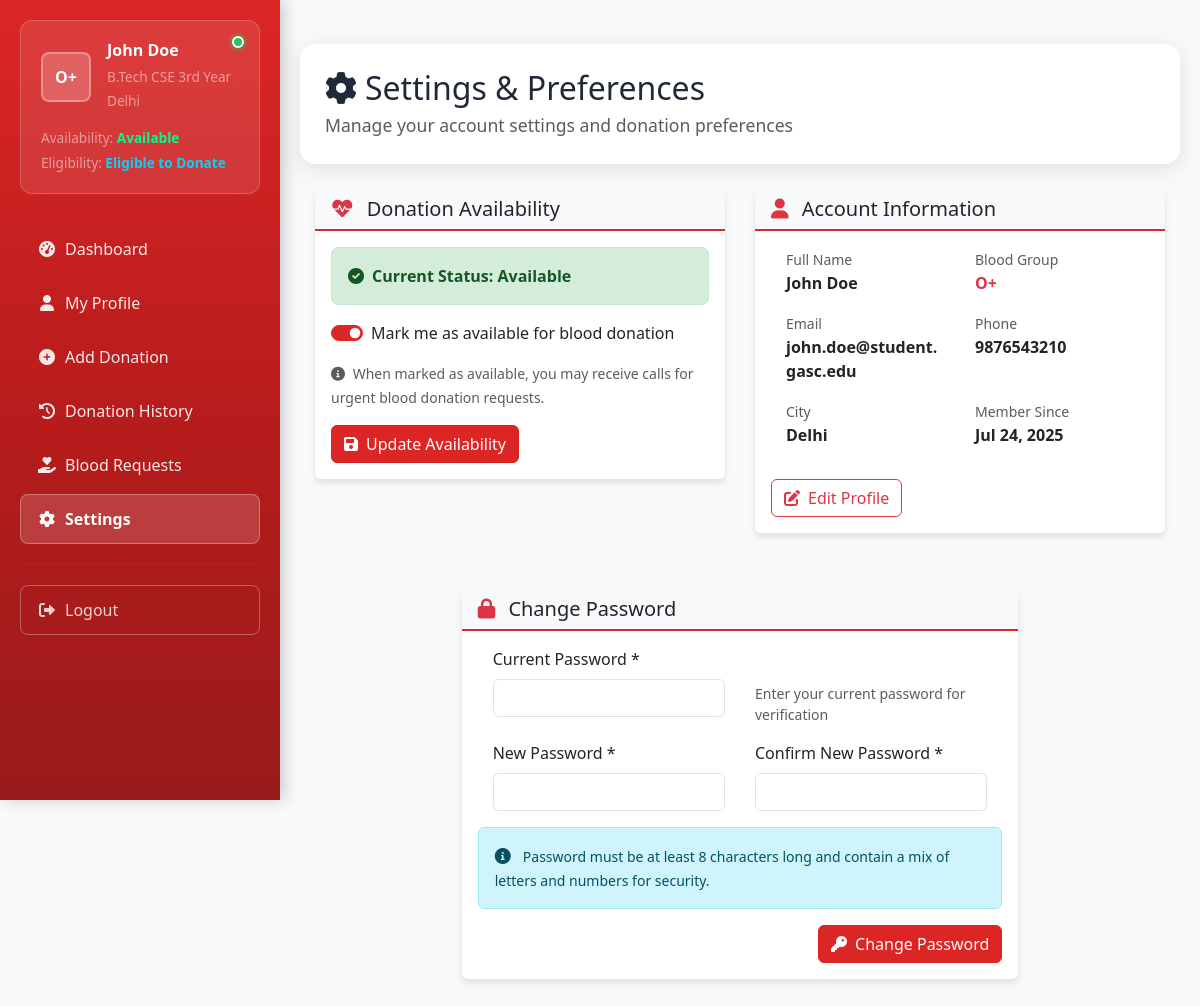
Page /donor/settings.php (signed in) on the committed database.
### tables this page shows
CREATE TABLE users (
    id INT PRIMARY KEY AUTO_INCREMENT,
    roll_no VARCHAR(20) NULL,
    name VARCHAR(100) NOT NULL,
    email VARCHAR(100) UNIQUE NOT NULL,
    phone VARCHAR(15) NOT NULL,
    password_hash VARCHAR(255) NOT NULL,
    user_type ENUM('donor', 'moderator', 'admin') NOT NULL,
    gender ENUM('Male', 'Female', 'Other') NULL,
    date_of_birth DATE NULL,
    class VARCHAR(50) NULL,
    blood_group VARCHAR(15) NULL COMMENT 'Supports standard (O+, A-, etc.) and extended (A1+, A2B-, etc.) blood groups',
    city VARCHAR(100) NULL,
    last_donation_date DATE NULL,
    is_available BOOLEAN DEFAULT TRUE,
    is_verified BOOLEAN DEFAULT FALSE,
    is_active BOOLEAN DEFAULT TRUE,
    email_verified BOOLEAN DEFAULT FALSE,
    email_verification_token VARCHAR(64) NULL,
    reset_token VARCHAR(64) NULL,
    reset_token_expires DATETIME NULL,
    created_at TIMESTAMP DEFAULT CURRENT_TIMESTAMP,
    updated_at TIMESTAMP DEFAULT CURRENT_TIMESTAMP ON UPDATE CURRENT_TIMESTAMP,
    created_by INT NULL,
    
    INDEX idx_email (email),
    INDEX idx_blood_group (blood_group),
    INDEX idx_city (city),
    INDEX idx_user_type (user_type),
    INDEX idx_is_available (is_available),
    FOREIGN KEY (created_by) REFERENCES users(id) ON DELETE SET NULL
);

### donor/settings.php (the view, shortened to what the rows shown need)
<?php
require_once '../config/database.php';
$donor = null;
try {
    $db = new Database();
    $sql = "SELECT * FROM users WHERE id = ? AND user_type = 'donor'";
    $result = $db->query($sql, [$_SESSION['user_id']]);
    $donor = $result->fetch_assoc();
} catch (Exception $e) {
    $error = $e->getMessage();
    logActivity($_SESSION['user_id'] ?? null, 'settings_error', $error);
}
?>
<!DOCTYPE html>
<html lang="en">
<head>
    <link href="https://cdn.jsdelivr.net/npm/bootstrap@5.3.0/dist/css/bootstrap.min.css" rel="stylesheet">
    <link href="https://cdnjs.cloudflare.com/ajax/libs/font-awesome/6.0.0/css/all.min.css" rel="stylesheet">
    <link href="includes/sidebar.css" rel="stylesheet">
</head>
<body class="bg-light">
    <?php include 'includes/sidebar.php'; ?>
    <div class="main-content">
        <div class="container-fluid p-4">
            <div class="page-header">
                <h2><i class="fas fa-cog me-2"></i>Settings & Preferences</h2>
            </div>
        <div class="row">
            <div class="col-lg-6 mb-4">
                <div class="card settings-card">
                    <div class="card-body">
                        <form method="POST" action="">
                            <div class="form-check form-switch">
                                <input class="form-check-input" type="checkbox" id="availabilitySwitch"
                                       name="is_available" <?php echo $donor['is_available'] ? 'checked' : ''; ?>>
                                <label class="form-check-label" for="availabilitySwitch">
                                    Mark me as available for blood donation
                                </label>
                            </div>
                        </form>
                    </div>
                </div>
            </div>
            <div class="col-lg-6 mb-4">
                <div class="card settings-card">
                    <div class="card-body">
                        <div class="row">
                            <div class="col-sm-6 mb-3">
                                <small class="text-muted">Full Name</small>
                                <div class="fw-bold"><?php echo htmlspecialchars($donor['name']); ?></div>
                            </div>
                            <div class="col-sm-6 mb-3">
                                <small class="text-muted">Blood Group</small>
                                <div class="fw-bold text-danger"><?php echo htmlspecialchars($donor['blood_group']); ?></div>
                            </div>
                            <div class="col-sm-6 mb-3">
                                <small class="text-muted">Email</small>
                                <div class="fw-bold"><?php echo htmlspecialchars($donor['email']); ?></div>
                            </div>
                            <div class="col-sm-6 mb-3">
                                <small class="text-muted">Phone</small>
                                <div class="fw-bold"><?php echo htmlspecialchars($donor['phone']); ?></div>
                            </div>
                            <div class="col-sm-6 mb-3">
                                <small class="text-muted">City</small>
                                <div class="fw-bold"><?php echo htmlspecialchars($donor['city']); ?></div>
                            </div>
                            <div class="col-sm-6 mb-3">
                                <small class="text-muted">Member Since</small>
                                <div class="fw-bold"><?php echo date('M d, Y', strtotime($donor['created_at'])); ?></div>
                            </div>
                        </div>
                    </div>
                </div>
            </div>
        </div>
    </div>
    </div>
</body>
</html>

### donor/includes/sidebar.php (shortened to what the rows shown need)
<?php
$sidebarDonor = null;
if (!$sidebarDonor) {
    try {
        $db = new Database();
        $sql = "SELECT id, roll_no, name, email, phone, class, blood_group, city, gender, last_donation_date, is_available, is_verified
                FROM users WHERE id = ? AND user_type = 'donor'";
        $result = $db->query($sql, [$_SESSION['user_id']]);
        $sidebarDonor = $result->fetch_assoc();
    } catch (Exception $e) {
        $sidebarDonor = [
            'name' => 'Error Loading',
            'blood_group' => 'N/A',
            'class' => 'Error',
            'city' => 'Error',
            'is_available' => false
        ];
        $sidebarCanDonate = false;
        error_log("Sidebar donor fetch error: " . $e->getMessage());
    }
}
?>
<div class="dashboard-sidebar" id="donorSidebar">
    <div class="sidebar-content">
        <div class="profile-card position-relative">
            <div class="d-flex align-items-center">
                <div class="blood-group-display me-3">
                    <?php echo htmlspecialchars($sidebarDonor['blood_group'] ?? 'N/A'); ?>
                </div>
                <div class="flex-grow-1">
                    <h6 class="mb-1 text-white"><?php echo htmlspecialchars($sidebarDonor['name'] ?? 'Unknown Donor'); ?></h6>
                    <small class="text-white-50"><?php echo htmlspecialchars($sidebarDonor['class'] ?? 'Class not set'); ?></small>
                    <br>
                    <small class="text-white-50"><?php echo htmlspecialchars($sidebarDonor['city'] ?? 'City not set'); ?></small>
                </div>
            </div>
        </div>
    </div>
</div>

### rows in the picture
users: blood_group "O+", name "John Doe", class "B.Tech CSE 3rd Year", city "Delhi", is_available "☑", email "john.doe@student.gasc.edu", phone "9876543210", created_at "Jul 24, 2025"
